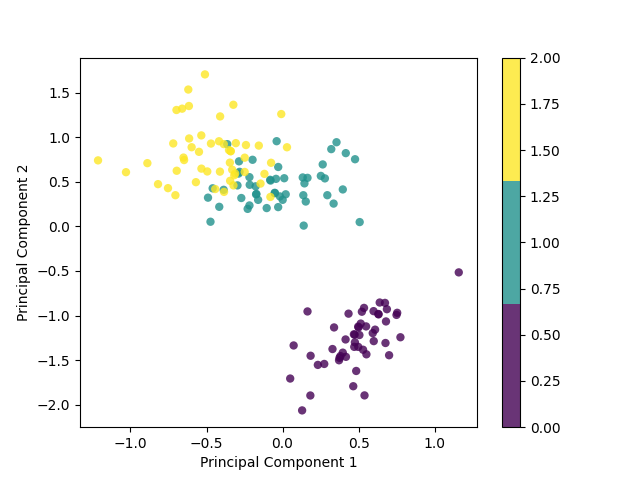

Here is the Python script that generated this plot:
import numpy as np
import matplotlib.pyplot as plt
from sklearn import datasets


class PCA:
    def __init__(self, n_components):
        self._n_components = n_components
        self._mean = None
        self.pc = None
        self.pc_importance = None

    def fit(self, X):
        # center X
        self._mean = np.mean(X, axis=0)
        X = X - self._mean

        # Calculate the covariance matrix
        cov = np.cov(X.T)

        # compute the eigen values and vectors
        eigen_values, eigen_vectors = np.linalg.eig(cov)

        # sort based on the maximum variance
        idxs = np.argsort(eigen_values)[::-1]

        self.pc = eigen_vectors[idxs][: self._n_components]
        self.pc_importance = eigen_values[idxs]

    def transform(self, X):
        # center based on training data's mean
        X = X - self._mean

        return np.dot(X, self.pc.T)


if __name__ == "__main__":

    # data = datasets.load_digits()
    data = datasets.load_iris()
    X = data.data
    y = data.target

    # Project the data onto the 2 primary principal components
    pca = PCA(2)
    pca.fit(X)
    X_projected = pca.transform(X)

    print("Shape of X:", X.shape)
    print("Shape of transformed X:", X_projected.shape)

    x1 = X_projected[:, 0]
    x2 = X_projected[:, 1]

    print("Importance of principle components: ", pca.pc_importance)

    plt.scatter(
        x1, x2, c=y, edgecolor="none", alpha=0.8, cmap=plt.get_cmap("viridis", 3)
    )

    plt.xlabel("Principal Component 1")
    plt.ylabel("Principal Component 2")
    plt.colorbar()
    plt.savefig("./pca.png")
